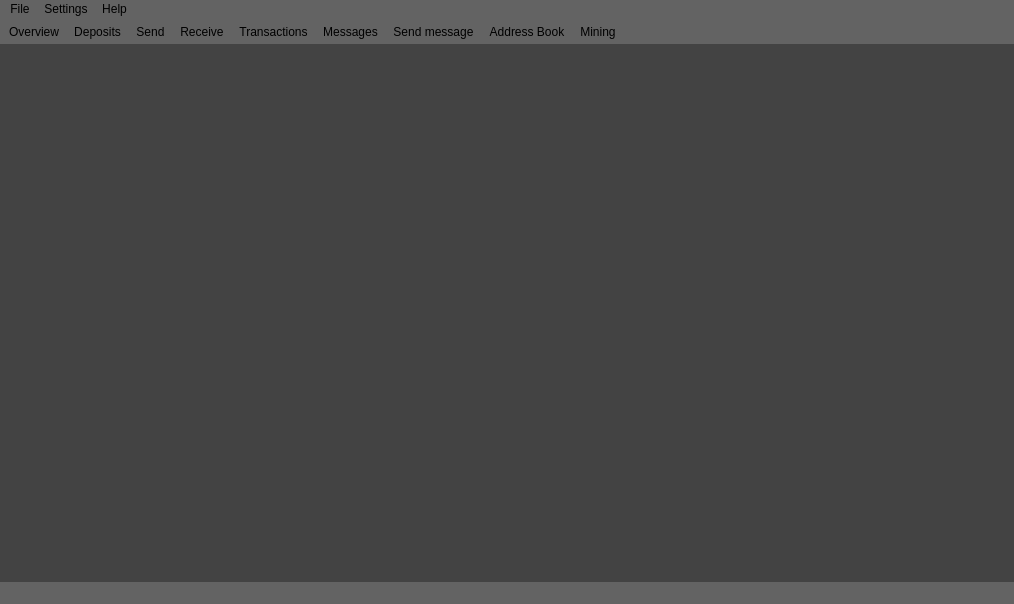
<?xml version="1.0" encoding="UTF-8"?>
<ui version="4.0">
 <class>MainWindow</class>
 <widget class="QMainWindow" name="MainWindow">
  <property name="geometry">
   <rect>
    <x>0</x>
    <y>0</y>
    <width>1014</width>
    <height>604</height>
   </rect>
  </property>
  <property name="sizePolicy">
   <sizepolicy hsizetype="Preferred" vsizetype="Preferred">
    <horstretch>0</horstretch>
    <verstretch>0</verstretch>
   </sizepolicy>
  </property>
  <property name="minimumSize">
   <size>
    <width>0</width>
    <height>0</height>
   </size>
  </property>
  <property name="maximumSize">
   <size>
    <width>16777215</width>
    <height>16777215</height>
   </size>
  </property>
  <property name="windowTitle">
   <string>MainWindow</string>
  </property>
  <property name="windowIcon">
   <iconset resource="../../resources.qrc">
    <normaloff>:/images/cryptonote</normaloff>:/images/cryptonote</iconset>
  </property>
  <property name="styleSheet">
   <string notr="true">background-color: rgb(99, 99, 99);
border-top-color: rgb(15, 15, 15);
</string>
  </property>
  <widget class="QWidget" name="centralwidget">
   <property name="styleSheet">
    <string notr="true">background-color: rgb(203, 203, 203);

background-color: rgb(67, 67, 67);</string>
   </property>
   <layout class="QHBoxLayout" name="horizontalLayout">
    <property name="spacing">
     <number>0</number>
    </property>
    <property name="leftMargin">
     <number>0</number>
    </property>
    <property name="topMargin">
     <number>0</number>
    </property>
    <property name="rightMargin">
     <number>0</number>
    </property>
    <property name="bottomMargin">
     <number>0</number>
    </property>
    <item>
     <widget class="WalletGui::OverviewFrame" name="m_overviewFrame">
      <property name="frameShape">
       <enum>QFrame::NoFrame</enum>
      </property>
      <property name="frameShadow">
       <enum>QFrame::Raised</enum>
      </property>
     </widget>
    </item>
    <item>
     <widget class="WalletGui::SendFrame" name="m_sendFrame">
      <property name="frameShape">
       <enum>QFrame::NoFrame</enum>
      </property>
      <property name="frameShadow">
       <enum>QFrame::Raised</enum>
      </property>
     </widget>
    </item>
    <item>
     <widget class="WalletGui::ReceiveFrame" name="m_receiveFrame">
      <property name="frameShape">
       <enum>QFrame::NoFrame</enum>
      </property>
      <property name="frameShadow">
       <enum>QFrame::Raised</enum>
      </property>
     </widget>
    </item>
    <item>
     <widget class="WalletGui::TransactionsFrame" name="m_transactionsFrame">
      <property name="frameShape">
       <enum>QFrame::NoFrame</enum>
      </property>
      <property name="frameShadow">
       <enum>QFrame::Raised</enum>
      </property>
     </widget>
    </item>
    <item>
     <widget class="WalletGui::AddressBookFrame" name="m_addressBookFrame">
      <property name="frameShape">
       <enum>QFrame::NoFrame</enum>
      </property>
      <property name="frameShadow">
       <enum>QFrame::Raised</enum>
      </property>
     </widget>
    </item>
    <item>
     <widget class="WalletGui::MessagesFrame" name="m_messagesFrame">
      <property name="frameShape">
       <enum>QFrame::NoFrame</enum>
      </property>
      <property name="frameShadow">
       <enum>QFrame::Raised</enum>
      </property>
     </widget>
    </item>
    <item>
     <widget class="WalletGui::SendMessageFrame" name="m_sendMessageFrame">
      <property name="frameShape">
       <enum>QFrame::NoFrame</enum>
      </property>
      <property name="frameShadow">
       <enum>QFrame::Raised</enum>
      </property>
     </widget>
    </item>
    <item>
     <widget class="WalletGui::MiningFrame" name="m_miningFrame">
      <property name="frameShape">
       <enum>QFrame::NoFrame</enum>
      </property>
      <property name="frameShadow">
       <enum>QFrame::Raised</enum>
      </property>
     </widget>
    </item>
    <item>
     <widget class="WalletGui::DepositsFrame" name="m_depositsFrame">
      <property name="frameShape">
       <enum>QFrame::NoFrame</enum>
      </property>
      <property name="frameShadow">
       <enum>QFrame::Raised</enum>
      </property>
     </widget>
    </item>
   </layout>
  </widget>
  <widget class="QMenuBar" name="menubar">
   <property name="geometry">
    <rect>
     <x>0</x>
     <y>0</y>
     <width>1014</width>
     <height>19</height>
    </rect>
   </property>
   <widget class="QMenu" name="menuFile">
    <property name="title">
     <string>File</string>
    </property>
    <addaction name="m_createWalletAction"/>
    <addaction name="m_openWalletAction"/>
    <addaction name="m_importKeyAction"/>
    <addaction name="m_backupWalletAction"/>
    <addaction name="m_resetAction"/>
    <addaction name="m_exitAction"/>
   </widget>
   <widget class="QMenu" name="menuSettings">
    <property name="title">
     <string>Settings</string>
    </property>
    <addaction name="m_encryptWalletAction"/>
    <addaction name="m_changePasswordAction"/>
    <addaction name="separator"/>
    <addaction name="m_startOnLoginAction"/>
    <addaction name="m_minimizeToTrayAction"/>
    <addaction name="m_closeToTrayAction"/>
   </widget>
   <widget class="QMenu" name="menuHelp">
    <property name="title">
     <string>Help</string>
    </property>
    <addaction name="m_aboutCryptonoteAction"/>
    <addaction name="m_aboutQtAction"/>
   </widget>
   <addaction name="menuFile"/>
   <addaction name="menuSettings"/>
   <addaction name="menuHelp"/>
  </widget>
  <widget class="QToolBar" name="toolBar">
   <property name="windowTitle">
    <string>toolBar</string>
   </property>
   <property name="movable">
    <bool>false</bool>
   </property>
   <property name="toolButtonStyle">
    <enum>Qt::ToolButtonTextBesideIcon</enum>
   </property>
   <attribute name="toolBarArea">
    <enum>TopToolBarArea</enum>
   </attribute>
   <attribute name="toolBarBreak">
    <bool>false</bool>
   </attribute>
   <addaction name="m_overviewAction"/>
   <addaction name="m_depositsAction"/>
   <addaction name="m_sendAction"/>
   <addaction name="m_receiveAction"/>
   <addaction name="m_transactionsAction"/>
   <addaction name="m_messagesAction"/>
   <addaction name="m_sendMessageAction"/>
   <addaction name="m_addressBookAction"/>
   <addaction name="m_miningAction"/>
  </widget>
  <widget class="QStatusBar" name="statusBar"/>
  <action name="m_overviewAction">
   <property name="checkable">
    <bool>true</bool>
   </property>
   <property name="enabled">
    <bool>true</bool>
   </property>
   <property name="icon">
    <iconset resource="../../resources.qrc">
     <normaloff>:/icons/overview</normaloff>:/icons/overview</iconset>
   </property>
   <property name="text">
    <string>Overview</string>
   </property>
  </action>
  <action name="m_sendAction">
   <property name="checkable">
    <bool>true</bool>
   </property>
   <property name="enabled">
    <bool>true</bool>
   </property>
   <property name="icon">
    <iconset resource="../../resources.qrc">
     <normaloff>:/icons/send</normaloff>:/icons/send</iconset>
   </property>
   <property name="text">
    <string>Send</string>
   </property>
  </action>
  <action name="m_receiveAction">
   <property name="checkable">
    <bool>true</bool>
   </property>
   <property name="enabled">
    <bool>true</bool>
   </property>
   <property name="icon">
    <iconset resource="../../resources.qrc">
     <normaloff>:/icons/receive</normaloff>:/icons/receive</iconset>
   </property>
   <property name="text">
    <string>Receive</string>
   </property>
  </action>
  <action name="m_transactionsAction">
   <property name="checkable">
    <bool>true</bool>
   </property>
   <property name="enabled">
    <bool>true</bool>
   </property>
   <property name="icon">
    <iconset resource="../../resources.qrc">
     <normaloff>:/icons/transactions</normaloff>:/icons/transactions</iconset>
   </property>
   <property name="text">
    <string>Transactions</string>
   </property>
  </action>
  <action name="m_exitAction">
   <property name="enabled">
    <bool>true</bool>
   </property>
   <property name="text">
    <string>Exit</string>
   </property>
   <property name="shortcut">
    <string>Ctrl+Q</string>
   </property>
  </action>
  <action name="m_addressBookAction">
   <property name="checkable">
    <bool>true</bool>
   </property>
   <property name="enabled">
    <bool>true</bool>
   </property>
   <property name="icon">
    <iconset resource="../../resources.qrc">
     <normaloff>:/icons/address-book</normaloff>:/icons/address-book</iconset>
   </property>
   <property name="text">
    <string>Address Book</string>
   </property>
  </action>
  <action name="m_createWalletAction">
   <property name="enabled">
    <bool>true</bool>
   </property>
   <property name="text">
    <string>Create wallet</string>
   </property>
  </action>
  <action name="m_openWalletAction">
   <property name="enabled">
    <bool>true</bool>
   </property>
   <property name="text">
    <string>Open wallet</string>
   </property>
  </action>
  <action name="m_encryptWalletAction">
   <property name="enabled">
    <bool>true</bool>
   </property>
   <property name="text">
    <string>Encrypt wallet</string>
   </property>
  </action>
  <action name="m_changePasswordAction">
   <property name="enabled">
    <bool>true</bool>
   </property>
   <property name="text">
    <string>Change password</string>
   </property>
   <property name="toolTip">
    <string>Change password</string>
   </property>
  </action>
  <action name="m_aboutCryptonoteAction">
   <property name="enabled">
    <bool>true</bool>
   </property>
   <property name="text">
    <string>About</string>
   </property>
  </action>
  <action name="m_aboutQtAction">
   <property name="enabled">
    <bool>true</bool>
   </property>
   <property name="text">
    <string>About Qt</string>
   </property>
  </action>
  <action name="m_backupWalletAction">
   <property name="enabled">
    <bool>true</bool>
   </property>
   <property name="text">
    <string>Backup wallet</string>
   </property>
  </action>
  <action name="m_startOnLoginAction">
   <property name="checkable">
    <bool>true</bool>
   </property>
   <property name="text">
    <string>Start on system login</string>
   </property>
  </action>
  <action name="m_minimizeToTrayAction">
   <property name="checkable">
    <bool>true</bool>
   </property>
   <property name="text">
    <string>Minimize to tray</string>
   </property>
  </action>
  <action name="m_closeToTrayAction">
   <property name="checkable">
    <bool>true</bool>
   </property>
   <property name="text">
    <string>Close to tray</string>
   </property>
  </action>
  <action name="m_messagesAction">
   <property name="checkable">
    <bool>true</bool>
   </property>
   <property name="icon">
    <iconset resource="../../resources.qrc">
     <normaloff>:/icons/messages</normaloff>:/icons/messages</iconset>
   </property>
   <property name="text">
    <string>Messages</string>
   </property>
  </action>
  <action name="m_sendMessageAction">
   <property name="checkable">
    <bool>true</bool>
   </property>
   <property name="icon">
    <iconset resource="../../resources.qrc">
     <normaloff>:/icons/send_message</normaloff>:/icons/send_message</iconset>
   </property>
   <property name="text">
    <string>Send message</string>
   </property>
  </action>
  <action name="m_importKeyAction">
   <property name="text">
    <string>Import private key</string>
   </property>
  </action>
  <action name="m_miningAction">
   <property name="checkable">
    <bool>true</bool>
   </property>
   <property name="icon">
    <iconset resource="../../resources.qrc">
     <normaloff>:/icons/mining</normaloff>:/icons/mining</iconset>
   </property>
   <property name="text">
    <string>Mining</string>
   </property>
  </action>
  <action name="m_depositsAction">
   <property name="checkable">
    <bool>true</bool>
   </property>
   <property name="icon">
    <iconset resource="../../resources.qrc">
     <normaloff>:/icons/deposits</normaloff>:/icons/deposits</iconset>
   </property>
   <property name="text">
    <string>Deposits</string>
   </property>
  </action>
  <action name="m_resetAction">
   <property name="text">
    <string>Reset wallet</string>
   </property>
   <property name="toolTip">
    <string>Reset wallet</string>
   </property>
  </action>
 </widget>
 <customwidgets>
  <customwidget>
   <class>WalletGui::OverviewFrame</class>
   <extends>QFrame</extends>
   <header>gui/OverviewFrame.h</header>
   <container>1</container>
  </customwidget>
  <customwidget>
   <class>WalletGui::SendFrame</class>
   <extends>QFrame</extends>
   <header>gui/SendFrame.h</header>
   <container>1</container>
  </customwidget>
  <customwidget>
   <class>WalletGui::TransactionsFrame</class>
   <extends>QFrame</extends>
   <header>gui/TransactionsFrame.h</header>
   <container>1</container>
  </customwidget>
  <customwidget>
   <class>WalletGui::AddressBookFrame</class>
   <extends>QFrame</extends>
   <header>gui/AddressBookFrame.h</header>
   <container>1</container>
  </customwidget>
  <customwidget>
   <class>WalletGui::ReceiveFrame</class>
   <extends>QFrame</extends>
   <header>gui/ReceiveFrame.h</header>
   <container>1</container>
  </customwidget>
  <customwidget>
   <class>WalletGui::MessagesFrame</class>
   <extends>QFrame</extends>
   <header>gui/MessagesFrame.h</header>
   <container>1</container>
  </customwidget>
  <customwidget>
   <class>WalletGui::SendMessageFrame</class>
   <extends>QFrame</extends>
   <header>gui/SendMessageFrame.h</header>
   <container>1</container>
  </customwidget>
  <customwidget>
   <class>WalletGui::MiningFrame</class>
   <extends>QFrame</extends>
   <header>gui/MiningFrame.h</header>
   <container>1</container>
  </customwidget>
  <customwidget>
   <class>WalletGui::DepositsFrame</class>
   <extends>QFrame</extends>
   <header>gui/DepositsFrame.h</header>
   <container>1</container>
  </customwidget>
 </customwidgets>
 <resources>
  <include location="../../resources.qrc"/>
 </resources>
 <connections>
  <connection>
   <sender>m_overviewAction</sender>
   <signal>toggled(bool)</signal>
   <receiver>m_overviewFrame</receiver>
   <slot>setVisible(bool)</slot>
   <hints>
    <hint type="sourcelabel">
     <x>-1</x>
     <y>-1</y>
    </hint>
    <hint type="destinationlabel">
     <x>112</x>
     <y>333</y>
    </hint>
   </hints>
  </connection>
  <connection>
   <sender>m_sendAction</sender>
   <signal>toggled(bool)</signal>
   <receiver>m_sendFrame</receiver>
   <slot>setVisible(bool)</slot>
   <hints>
    <hint type="sourcelabel">
     <x>-1</x>
     <y>-1</y>
    </hint>
    <hint type="destinationlabel">
     <x>337</x>
     <y>333</y>
    </hint>
   </hints>
  </connection>
  <connection>
   <sender>m_receiveAction</sender>
   <signal>toggled(bool)</signal>
   <receiver>m_receiveFrame</receiver>
   <slot>setVisible(bool)</slot>
   <hints>
    <hint type="sourcelabel">
     <x>-1</x>
     <y>-1</y>
    </hint>
    <hint type="destinationlabel">
     <x>562</x>
     <y>333</y>
    </hint>
   </hints>
  </connection>
  <connection>
   <sender>m_transactionsAction</sender>
   <signal>toggled(bool)</signal>
   <receiver>m_transactionsFrame</receiver>
   <slot>setVisible(bool)</slot>
   <hints>
    <hint type="sourcelabel">
     <x>-1</x>
     <y>-1</y>
    </hint>
    <hint type="destinationlabel">
     <x>787</x>
     <y>333</y>
    </hint>
   </hints>
  </connection>
  <connection>
   <sender>m_addressBookAction</sender>
   <signal>toggled(bool)</signal>
   <receiver>m_addressBookFrame</receiver>
   <slot>setVisible(bool)</slot>
   <hints>
    <hint type="sourcelabel">
     <x>-1</x>
     <y>-1</y>
    </hint>
    <hint type="destinationlabel">
     <x>809</x>
     <y>320</y>
    </hint>
   </hints>
  </connection>
  <connection>
   <sender>m_createWalletAction</sender>
   <signal>triggered()</signal>
   <receiver>MainWindow</receiver>
   <slot>createWallet()</slot>
   <hints>
    <hint type="sourcelabel">
     <x>-1</x>
     <y>-1</y>
    </hint>
    <hint type="destinationlabel">
     <x>449</x>
     <y>299</y>
    </hint>
   </hints>
  </connection>
  <connection>
   <sender>m_openWalletAction</sender>
   <signal>triggered()</signal>
   <receiver>MainWindow</receiver>
   <slot>openWallet()</slot>
   <hints>
    <hint type="sourcelabel">
     <x>-1</x>
     <y>-1</y>
    </hint>
    <hint type="destinationlabel">
     <x>449</x>
     <y>299</y>
    </hint>
   </hints>
  </connection>
  <connection>
   <sender>m_encryptWalletAction</sender>
   <signal>triggered()</signal>
   <receiver>MainWindow</receiver>
   <slot>encryptWallet()</slot>
   <hints>
    <hint type="sourcelabel">
     <x>-1</x>
     <y>-1</y>
    </hint>
    <hint type="destinationlabel">
     <x>449</x>
     <y>299</y>
    </hint>
   </hints>
  </connection>
  <connection>
   <sender>m_changePasswordAction</sender>
   <signal>triggered()</signal>
   <receiver>MainWindow</receiver>
   <slot>encryptWallet()</slot>
   <hints>
    <hint type="sourcelabel">
     <x>-1</x>
     <y>-1</y>
    </hint>
    <hint type="destinationlabel">
     <x>449</x>
     <y>299</y>
    </hint>
   </hints>
  </connection>
  <connection>
   <sender>m_aboutQtAction</sender>
   <signal>triggered()</signal>
   <receiver>MainWindow</receiver>
   <slot>aboutQt()</slot>
   <hints>
    <hint type="sourcelabel">
     <x>-1</x>
     <y>-1</y>
    </hint>
    <hint type="destinationlabel">
     <x>449</x>
     <y>299</y>
    </hint>
   </hints>
  </connection>
  <connection>
   <sender>m_backupWalletAction</sender>
   <signal>triggered()</signal>
   <receiver>MainWindow</receiver>
   <slot>backupWallet()</slot>
   <hints>
    <hint type="sourcelabel">
     <x>-1</x>
     <y>-1</y>
    </hint>
    <hint type="destinationlabel">
     <x>449</x>
     <y>299</y>
    </hint>
   </hints>
  </connection>
  <connection>
   <sender>m_aboutCryptonoteAction</sender>
   <signal>triggered()</signal>
   <receiver>MainWindow</receiver>
   <slot>about()</slot>
   <hints>
    <hint type="sourcelabel">
     <x>-1</x>
     <y>-1</y>
    </hint>
    <hint type="destinationlabel">
     <x>459</x>
     <y>299</y>
    </hint>
   </hints>
  </connection>
  <connection>
   <sender>m_startOnLoginAction</sender>
   <signal>triggered(bool)</signal>
   <receiver>MainWindow</receiver>
   <slot>setStartOnLogin(bool)</slot>
   <hints>
    <hint type="sourcelabel">
     <x>-1</x>
     <y>-1</y>
    </hint>
    <hint type="destinationlabel">
     <x>459</x>
     <y>299</y>
    </hint>
   </hints>
  </connection>
  <connection>
   <sender>m_minimizeToTrayAction</sender>
   <signal>triggered(bool)</signal>
   <receiver>MainWindow</receiver>
   <slot>setMinimizeToTray(bool)</slot>
   <hints>
    <hint type="sourcelabel">
     <x>-1</x>
     <y>-1</y>
    </hint>
    <hint type="destinationlabel">
     <x>459</x>
     <y>299</y>
    </hint>
   </hints>
  </connection>
  <connection>
   <sender>m_closeToTrayAction</sender>
   <signal>triggered(bool)</signal>
   <receiver>MainWindow</receiver>
   <slot>setCloseToTray(bool)</slot>
   <hints>
    <hint type="sourcelabel">
     <x>-1</x>
     <y>-1</y>
    </hint>
    <hint type="destinationlabel">
     <x>459</x>
     <y>299</y>
    </hint>
   </hints>
  </connection>
  <connection>
   <sender>m_messagesAction</sender>
   <signal>toggled(bool)</signal>
   <receiver>m_messagesFrame</receiver>
   <slot>setVisible(bool)</slot>
   <hints>
    <hint type="sourcelabel">
     <x>-1</x>
     <y>-1</y>
    </hint>
    <hint type="destinationlabel">
     <x>843</x>
     <y>322</y>
    </hint>
   </hints>
  </connection>
  <connection>
   <sender>m_sendMessageAction</sender>
   <signal>toggled(bool)</signal>
   <receiver>m_sendMessageFrame</receiver>
   <slot>setVisible(bool)</slot>
   <hints>
    <hint type="sourcelabel">
     <x>-1</x>
     <y>-1</y>
    </hint>
    <hint type="destinationlabel">
     <x>854</x>
     <y>322</y>
    </hint>
   </hints>
  </connection>
  <connection>
   <sender>m_importKeyAction</sender>
   <signal>triggered()</signal>
   <receiver>MainWindow</receiver>
   <slot>importKey()</slot>
   <hints>
    <hint type="sourcelabel">
     <x>-1</x>
     <y>-1</y>
    </hint>
    <hint type="destinationlabel">
     <x>459</x>
     <y>299</y>
    </hint>
   </hints>
  </connection>
  <connection>
   <sender>m_miningAction</sender>
   <signal>toggled(bool)</signal>
   <receiver>m_miningFrame</receiver>
   <slot>setVisible(bool)</slot>
   <hints>
    <hint type="sourcelabel">
     <x>-1</x>
     <y>-1</y>
    </hint>
    <hint type="destinationlabel">
     <x>862</x>
     <y>322</y>
    </hint>
   </hints>
  </connection>
  <connection>
   <sender>m_depositsAction</sender>
   <signal>toggled(bool)</signal>
   <receiver>m_depositsFrame</receiver>
   <slot>setVisible(bool)</slot>
   <hints>
    <hint type="sourcelabel">
     <x>-1</x>
     <y>-1</y>
    </hint>
    <hint type="destinationlabel">
     <x>868</x>
     <y>322</y>
    </hint>
   </hints>
  </connection>
  <connection>
   <sender>m_resetAction</sender>
   <signal>triggered()</signal>
   <receiver>MainWindow</receiver>
   <slot>resetWallet()</slot>
   <hints>
    <hint type="sourcelabel">
     <x>-1</x>
     <y>-1</y>
    </hint>
    <hint type="destinationlabel">
     <x>506</x>
     <y>301</y>
    </hint>
   </hints>
  </connection>
 </connections>
 <slots>
  <slot>createWallet()</slot>
  <slot>openWallet()</slot>
  <slot>encryptWallet()</slot>
  <slot>aboutQt()</slot>
  <slot>backupWallet()</slot>
  <slot>about()</slot>
  <slot>setStartOnLogin(bool)</slot>
  <slot>setMinimizeToTray(bool)</slot>
  <slot>setCloseToTray(bool)</slot>
  <slot>importKey()</slot>
  <slot>resetWallet()</slot>
 </slots>
</ui>
